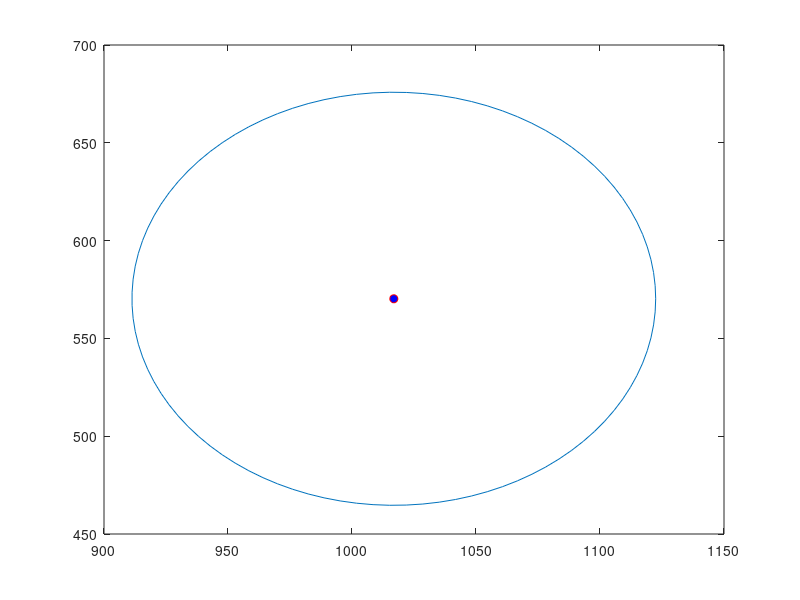

Write the MATLAB code that produced this figure.
fileID1 = fopen('output.txt','r');
formatSpec1 = '%f';
A = fscanf(fileID1,formatSpec1);

B=load('data.txt');
plot(B(:,1),B(:,2))

radius = A(1);
x_cor = A(2);
y_cor = A(3);
th = linspace(0,2*pi) ; 
R = radius ;  % Radius 
C = [x_cor y_cor] ; % center 
x = C(1)+R*cos(th) ; 
y = C(2)+R*sin(th) ;
plot(x,y)
hold on
plot(x_cor,y_cor,'o-','MarkerFaceColor','blue','MarkerEdgeColor','red')
